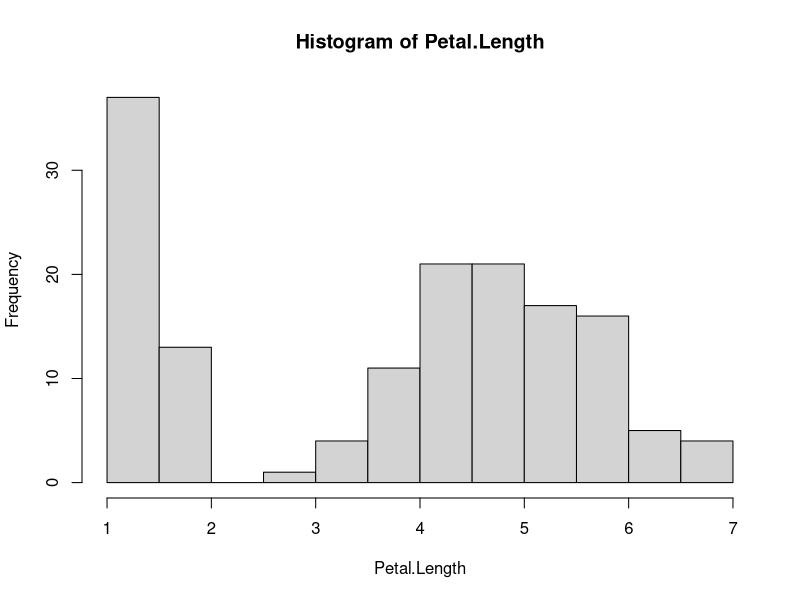
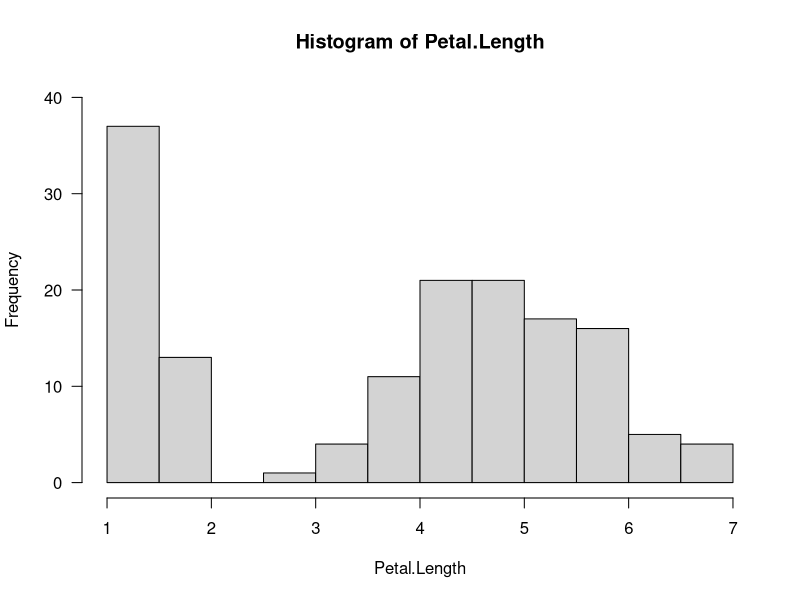

Generate these figures, in order, with R:
#Load the iris dataset
data(iris)
#Assign to object for ease of use
my_data <- (iris)
#Check success of saving as object (I'm a fresh R-user)
View(my_data)
#View only the Petal.Length column of data
View(iris$Petal.Length)
#Save as more concise object for ease of use
Petal.Length <- (iris$Petal.Length)
#Check success of assigning new object
View(Petal.Length)
#Read the help file for the function that calculates the mean
?mean
#Calculate the mean of the Petal.Length field
mean(Petal.Length)
#Save it as an object named petal_length_mean
petal_length_mean <- mean(Petal.Length)
#Check success of assigning new object
View(petal_length_mean)
#Read the help file for histogram
?hist
#Plot the distribution of the Petal.Length column as a histogram
hist(Petal.Length)
#Functions suggested by Collin, Bowei, and Marko to extend y axis to 40 and flip number labels
hist(Petal.Length, ylim=c(0,40), las=1)
